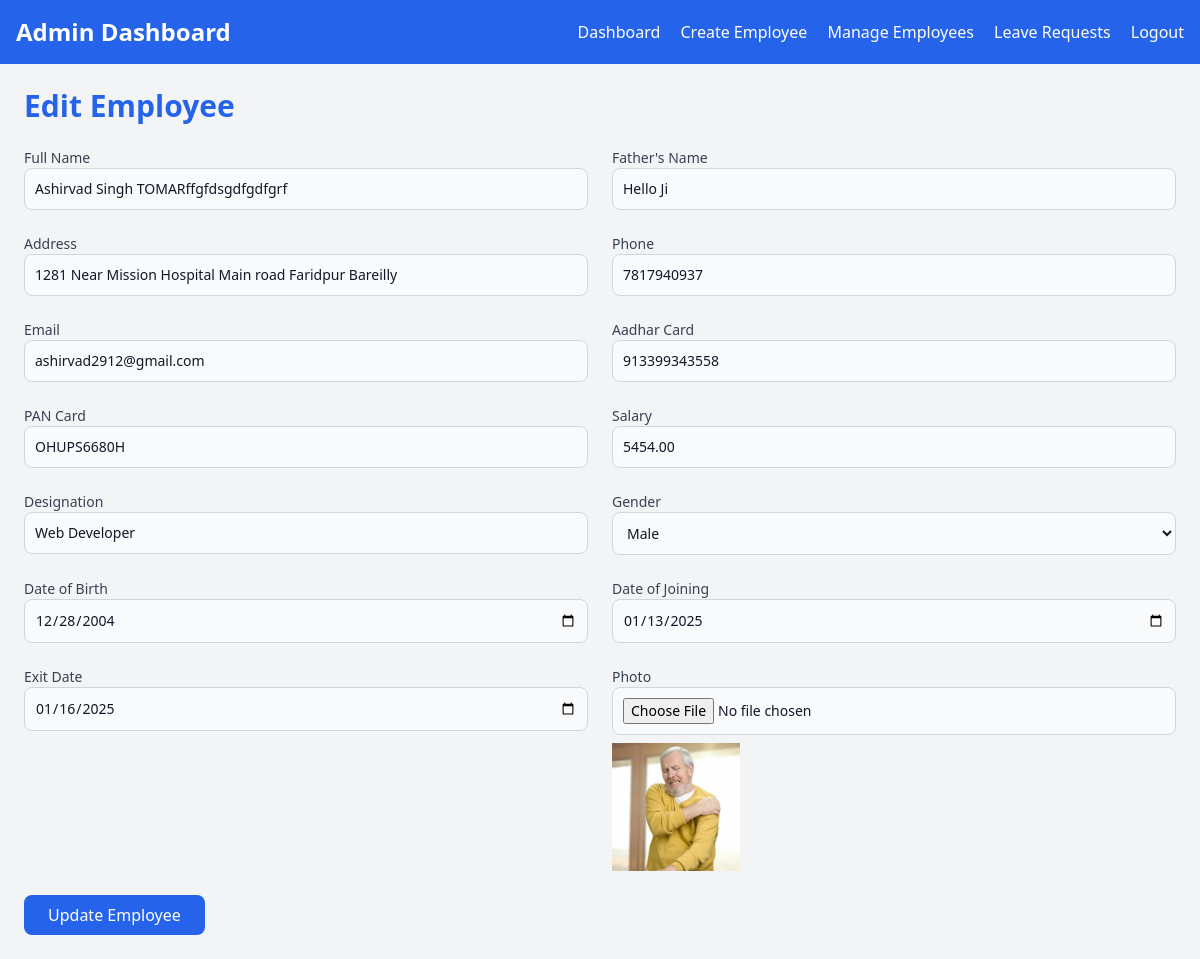
The page /edit_employee.php?emp_id=34 (signed in) on the database its author committed.
### tables this page shows
CREATE TABLE `employees_tbl` (
  `id` int(11) NOT NULL,
  `emp_id` int(11) NOT NULL,
  `emp_fullname` varchar(100) NOT NULL,
  `emp_fathername` varchar(100) NOT NULL,
  `emp_address` text NOT NULL,
  `emp_phone` bigint(10) NOT NULL,
  `emp_email` varchar(100) NOT NULL,
  `emp_aadhar_card` bigint(16) NOT NULL,
  `emp_pan_card` varchar(10) NOT NULL,
  `emp_photo` varchar(255) NOT NULL,
  `emp_date_of_birth` date DEFAULT NULL,
  `emp_gender` varchar(10) DEFAULT NULL,
  `emp_department` varchar(255) DEFAULT NULL,
  `emp_designation` varchar(255) DEFAULT NULL,
  `emp_date_of_joining` date DEFAULT NULL,
  `emp_office_exit_date` date DEFAULT NULL,
  `emp_basic_salary` decimal(10,2) DEFAULT NULL,
  `emp_acc_holder_name` varchar(255) DEFAULT NULL,
  `emp_acc_num` varchar(20) DEFAULT NULL,
  `emp_bank_detail` text DEFAULT NULL,
  `emp_ifsc_code` varchar(20) DEFAULT NULL
);

### edit_employee.php (the view, shortened to what this page needs)
<?php
include 'config.php';
if (isset($_GET['emp_id'])) {
    $emp_id = $_GET['emp_id'];
    $query = "SELECT * FROM employees_tbl WHERE emp_id = '$emp_id'";
    $result = $conn->query($query);
    if ($result->num_rows > 0) {
        $employee = $result->fetch_assoc();
    } else {
        echo "Employee not found.";
        exit();
    }
} else {
    echo "Invalid request.";
    exit();
}
?>
<!DOCTYPE html>
<html lang="en">
<head>
    <link href="https://cdn.jsdelivr.net/npm/tailwindcss@2.2.19/dist/tailwind.min.css" rel="stylesheet">
</head>
<body class="bg-gray-100 min-h-screen">
<nav class="bg-blue-600 p-4">
    <div class="max-w-7xl mx-auto flex items-center justify-between">
        <a href="admin_dashboard.php" class="text-white text-2xl font-semibold">Admin Dashboard</a>
        <div class="space-x-4">
            <a href="admin_dashboard.php" class="text-white hover:text-blue-200">Dashboard</a>
            <a href="create_employee.php" class="text-white hover:text-blue-200">Create Employee</a>
            <a href="manage_employees.php" class="text-white hover:text-blue-200">Manage Employees</a>
            <a href="request_leave.php" class="text-white hover:text-blue-200">Leave Requests</a>
            <a href="logout.php" class="text-white hover:text-blue-200">Logout</a>
        </div>
    </div>
</nav>
<div class="p-6 max-w-7xl mx-auto">
    <h1 class="text-3xl font-bold text-blue-600 mb-6">Edit Employee</h1>
    <form action="edit_employee.php?emp_id=<?= $employee['emp_id'] ?>" method="POST" enctype="multipart/form-data">
        <div class="grid grid-cols-2 gap-6">
            <div>
                <label for="emp_fullname" class="block text-sm font-medium text-gray-700">Full Name</label>
                <input type="text" name="emp_fullname" value="<?= $employee['emp_fullname'] ?>" class="bg-gray-50 border border-gray-300 text-gray-900 text-sm rounded-lg focus:ring-primary-600 focus:border-primary-600 block w-full p-2.5" required>
            </div>
            <div>
                <label for="emp_fathername" class="block text-sm font-medium text-gray-700">Father's Name</label>
                <input type="text" name="emp_fathername" value="<?= $employee['emp_fathername'] ?>" class="bg-gray-50 border border-gray-300 text-gray-900 text-sm rounded-lg block w-full p-2.5" required>
            </div>
            <div>
                <label for="emp_address" class="block text-sm font-medium text-gray-700">Address</label>
                <input type="text" name="emp_address" value="<?= $employee['emp_address'] ?>" class="bg-gray-50 border border-gray-300 text-gray-900 text-sm rounded-lg block w-full p-2.5" required>
            </div>
            <div>
                <label for="emp_phone" class="block text-sm font-medium text-gray-700">Phone</label>
                <input type="text" name="emp_phone" value="<?= $employee['emp_phone'] ?>" class="bg-gray-50 border border-gray-300 text-gray-900 text-sm rounded-lg block w-full p-2.5" required>
            </div>
            <div>
                <label for="emp_email" class="block text-sm font-medium text-gray-700">Email</label>
                <input type="email" name="emp_email" value="<?= $employee['emp_email'] ?>" class="bg-gray-50 border border-gray-300 text-gray-900 text-sm rounded-lg block w-full p-2.5" required>
            </div>
            <div>
                <label for="emp_aadhar_card" class="block text-sm font-medium text-gray-700">Aadhar Card</label>
                <input type="text" name="emp_aadhar_card" value="<?= $employee['emp_aadhar_card'] ?>" class="bg-gray-50 border border-gray-300 text-gray-900 text-sm rounded-lg block w-full p-2.5" required>
            </div>
            <div>
                <label for="emp_pan_card" class="block text-sm font-medium text-gray-700">PAN Card</label>
                <input type="text" name="emp_pan_card" value="<?= $employee['emp_pan_card'] ?>" class="bg-gray-50 border border-gray-300 text-gray-900 text-sm rounded-lg block w-full p-2.5" required>
            </div>
            <div>
                <label for="emp_basic_salary" class="block text-sm font-medium text-gray-700">Salary</label>
                <input type="number" name="emp_basic_salary" value="<?= $employee['emp_basic_salary'] ?>" class="bg-gray-50 border border-gray-300 text-gray-900 text-sm rounded-lg block w-full p-2.5" required>
            </div>
            <div>
                <label for="emp_designation" class="block text-sm font-medium text-gray-700">Designation</label>
                <input type="text" name="emp_designation" value="<?= $employee['emp_designation'] ?>" class="bg-gray-50 border border-gray-300 text-gray-900 text-sm rounded-lg block w-full p-2.5" required>
            </div>
            <div>
                <label for="emp_gender" class="block text-sm font-medium text-gray-700">Gender</label>
                <select name="emp_gender" class="bg-gray-50 border border-gray-300 text-gray-900 text-sm rounded-lg block w-full p-2.5" required>
                    <option value="Male" <?= $employee['emp_gender'] == 'Male' ? 'selected' : '' ?>>Male</option>
                </select>
            </div>
            <div>
                <label for="emp_date_of_birth" class="block text-sm font-medium text-gray-700">Date of Birth</label>
                <input type="date" name="emp_date_of_birth" value="<?= $employee['emp_date_of_birth'] ?>" class="bg-gray-50 border border-gray-300 text-gray-900 text-sm rounded-lg block w-full p-2.5">
            </div>
            <div>
                <label for="emp_date_of_joining" class="block text-sm font-medium text-gray-700">Date of Joining</label>
                <input type="date" name="emp_date_of_joining" value="<?= $employee['emp_date_of_joining'] ?>" class="bg-gray-50 border border-gray-300 text-gray-900 text-sm rounded-lg block w-full p-2.5">
            </div>
            <div>
                <label for="emp_office_exit_date" class="block text-sm font-medium text-gray-700">Exit Date</label>
                <input type="date" name="emp_office_exit_date" value="<?= $employee['emp_office_exit_date'] ?>" class="bg-gray-50 border border-gray-300 text-gray-900 text-sm rounded-lg block w-full p-2.5">
            </div>
            <div>
                <label for="emp_photo" class="block text-sm font-medium text-gray-700">Photo</label>
                <input type="file" name="emp_photo" class="bg-gray-50 border border-gray-300 text-gray-900 text-sm rounded-lg block w-full p-2.5">
                <img src="uploads/<?= $employee['emp_photo'] ?>" alt="Employee Photo" class="mt-2 w-32 h-32 object-cover">
            </div>
        </div>
        <div class="mt-6">
            <button type="submit" class="bg-blue-600 text-white px-6 py-2 rounded-lg">Update Employee</button>
        </div>
    </form>
</div>
</body>
</html>

### rows shown on the page
employees_tbl: emp_fullname "Ashirvad Singh TOMARffgfdsgdfgdfgrf", emp_fathername "Hello Ji", emp_address "1281 Near Mission Hospital Main road Faridpur Bareilly", emp_phone "7817940937", emp_email "ashirvad2912@gmail.com", emp_aadhar_card "913399343558", emp_pan_card "OHUPS6680H", emp_basic_salary "5454.00", emp_designation "Web Developer", emp_gender "Male", emp_date_of_birth "12/28/2004", emp_date_of_joining "01/13/2025", emp_office_exit_date "01/16/2025", emp_photo (picture)
